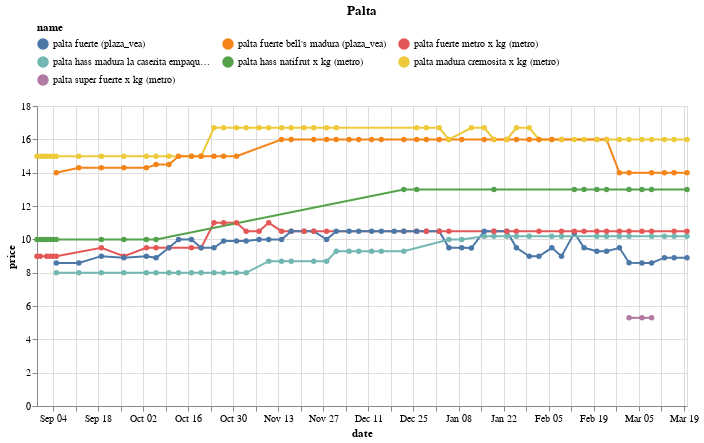

Write notebook code for a chart like this one.
### Code cell
(df
 .loc[df.name.isin(names)]
 .pipe(alt.Chart)
 .mark_line(point=True)
 .encode(x='date', y='price', color='name', tooltip=['name','price'])
 .properties(width=650, title='Palta')
 .configure_legend(orient='top', columns=3)
)

### Figure 1 — Vega-Lite specification as saved in the notebook (floating-point values rounded to 4 significant figures; data arrays with more than 128 entries replaced by an {"elided": "..."} marker saying what was removed)
{"config": {"view": {"continuousWidth": 400, "continuousHeight": 300}, "legend": {"columns": 3, "orient": "top"}}, "data": {"name": "data-66cf66a0871452373d10369433aefe6a"}, "mark": {"type": "line", "point": true}, "encoding": {"color": {"field": "name", "type": "nominal"}, "tooltip": [{"field": "name", "type": "nominal"}, {"field": "price", "type": "quantitative"}], "x": {"field": "date", "type": "temporal"}, "y": {"field": "price", "type": "quantitative"}}, "title": "Palta", "width": 650, "$schema": "https://vega.github.io/schema/vega-lite/v4.17.0.json", "datasets": {"data-66cf66a0871452373d10369433aefe6a": {"elided": "259 records"}}}
